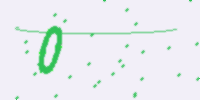
#> input picture 第一期/week11-验证码识别器/data/demo/0_1.png, 200 x 100 px, given in place of demo, which was not available
$ jupyter execute correct.ipynb
#> lines starting #> are read from the running program, lines starting #| are printed output that depends on the picture; pictures that were not available may be replaced by others from this repository, and a replacement may not be noted
[cell 1]
import os
import numpy as np
from PIL import Image


def get_pixel_range(img, axis):
    data = np.where(img.sum(axis=axis) > 0)[0]
    return data[0], data[-1]


def center_img(img):
    """
    提取图片中的有效像素并放置到 28*28 的画布中央
    """
    left, right = get_pixel_range(img, axis=0)
    top, bottom = get_pixel_range(img, axis=1)
    img = img[top:bottom+1, left:right+1]
    h, w = img.shape
    new_image = np.full((28, 28), 0, dtype=np.uint8)
    print(new_image.shape)
    row_start = (28 - h) // 2
    col_start = (28 - w) // 2
    new_image[row_start:row_start+h, col_start:col_start+w] = img
    return new_image


for img in os.listdir('./data'):
    img_path = os.path.join('./data', img)
    img = Image.open(img_path)
#> img is the input picture: PIL image 200x100 RGB; mean R, G, B 233.1, 236.9, 240.6
    img = img.resize((28, 28))
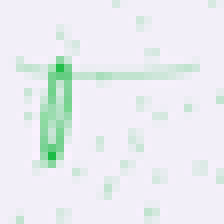
#> img: PIL image 28x28 RGB (shown 8 times larger); mean R, G, B 233.1, 236.9, 240.6
    img = img.convert('L')
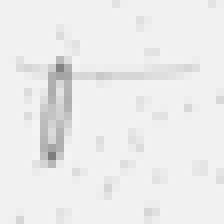
#> img: PIL image 28x28 L (shown 8 times larger); min 126, max 245, mean 236.2
    img = np.array(img)
    new_img = center_img(img)
#> in get_pixel_range, `data = np.where(img.sum(axis=axis) > 0)[0]`: data = 28 values from 0 to 27
#> in center_img, `left, right = get_pixel_range(img, axis=0)`: left = 0; right = 27
#> in center_img, `top, bottom = get_pixel_range(img, axis=1)`: top = 0; bottom = 27
    new_img = Image.fromarray(new_img)
    # 显示图片
    new_img.show()
#> pass 2 of the loop `for img in os.listdir('./data'):`:
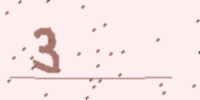
#> input picture 第一期/week11-验证码识别器/data/demo/3_2.png, 200 x 100 px, given in place of test_acc, which was not available
#> img is the input picture: PIL image 200x100 RGB; mean R, G, B 248.4, 231.6, 232
#> `img = img.resize((28, 28))`:
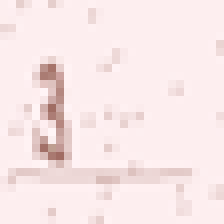
#> img: PIL image 28x28 RGB (shown 8 times larger); mean R, G, B 248.3, 231.5, 232
#> `img = img.convert('L')`:
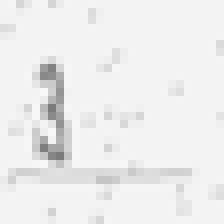
#> img: PIL image 28x28 L (shown 8 times larger); min 123, max 248, mean 236.8
    # break

[cell 2]
data = img.sum(axis=0)
#> data = 28 values, max 6806 at index 25, min 5758 at index 7, mean 6631.5
print(data)
#| [6763 6696 6699 6722 6569 6174 5864 5758 6575 6783 6745 6686 6668 6593
#|  6685 6719 6715 6715 6766 6764 6765 6747 6664 6743 6800 6806 6790 6708]
print(data[14])
#| 6685
np.percentile(data, 25), np.percentile(data, 50), np.percentile(data, 75)
#> Out = (6667, 6715, 6763.2)
